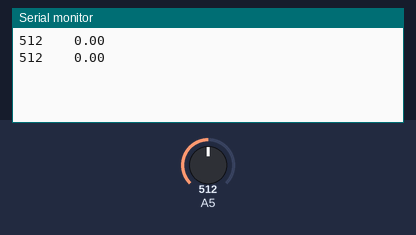
Recording of a sketch running on a simulated Arduino Uno, built with avr-gcc and run on an emulated ATmega328P. Shown: the last lines printed to the serial monitor. The inputs (shaded band) are chosen by the test bench; at power-on: A5 = 512.

Above: at 1.8 s.
1.9 s: A5 set to 716
At 2.8 s:
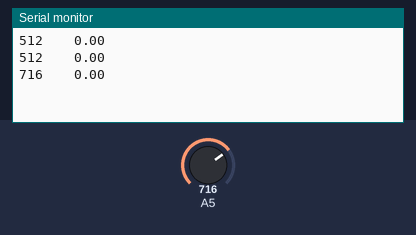
3.4 s: A5 set to 900
At 4.6 s:
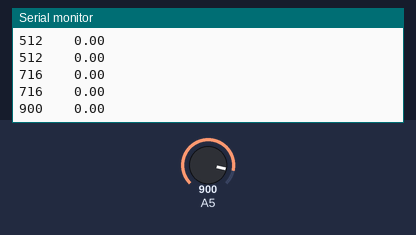
Timing chart, 0 to 6.4 s (numbered marks = the images above; inputs shaded):
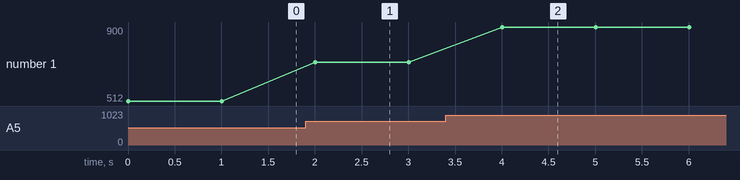

Measured:
- after the input at 1.9 s, the serial monitor: prints a new line after 0.10 s (image 1)
- after the input at 3.4 s, the serial monitor: prints a new line after 0.60 s (image 2)
- plotted number 1: 512 → 716 after the input at 1.9 s, 716 → 900 after the input at 3.4 s

The sketch:

ldr.ino
```cpp
void setup()
{
  Serial.begin(9600);
}
void loop()
{
  int sensorValue = analogRead(5);   // read the input on analog pin 0:
  Serial.print(sensorValue);        // display the values of
  float voltage = sensorValue * (5 / 4096);   // Convert the analog reading to a voltage
 Serial.print("    ");
  // print out the value you read:
  Serial.println(voltage);
  delay(1000);
  if(sensorValue==100)
  {
    digitalWrite(5,HIGH);
    delay(3000);
  }
}
```
